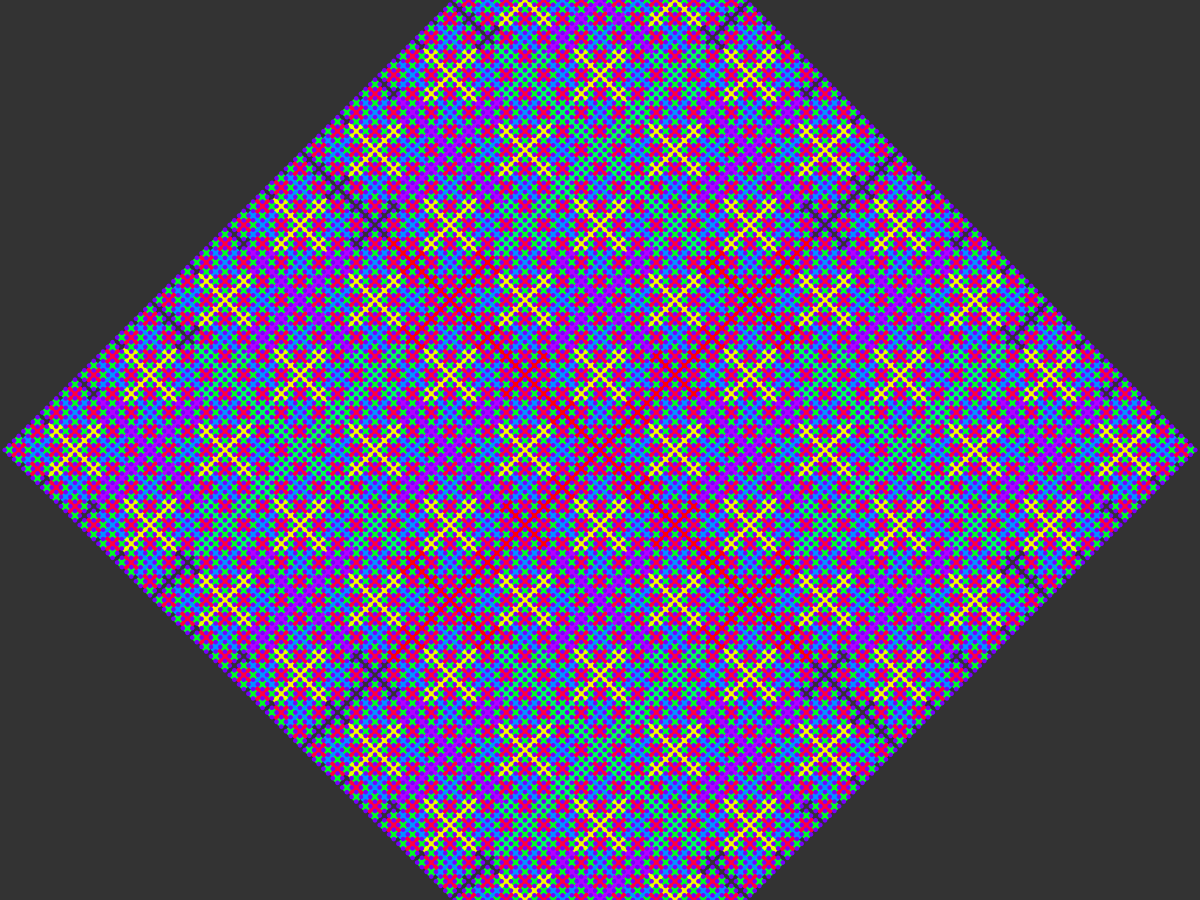
Frame 1 (no input)
Frame 2 (the mouse pressed at the canvas centre, redrawn once): identical to frame 1, image omitted

The Processing sketch that drew this single still picture (run headless with seeded random() and noise(); the mouse was pressed at the canvas centre and the sketch redrawn once):

// Processing sketch: Recursice_Fractal
// ── Recursice_Fractal.pde
int minR = 5; //5
float scl = 2; //2

void setup() {
  size(1200, 900);
  colorMode(HSB);
}

void draw() {
  background(51);
  drawFractal(width / 2, height / 2, 600, 0);
  noLoop();
}

void drawFractal(float x, float y, float r, int deep) {
  fill((deep * 100) % 255, 255, 255);
  noStroke();
  ellipse(x, y, r, r);
  if (r > minR) {
    float newR = r / scl;
    drawFractal(x - newR, y, newR, deep + 1);
    drawFractal(x + newR, y, newR, deep + 1);
    drawFractal(x, y + newR, newR, deep + 1);
    drawFractal(x, y - newR, newR, deep + 1);
  }
}
